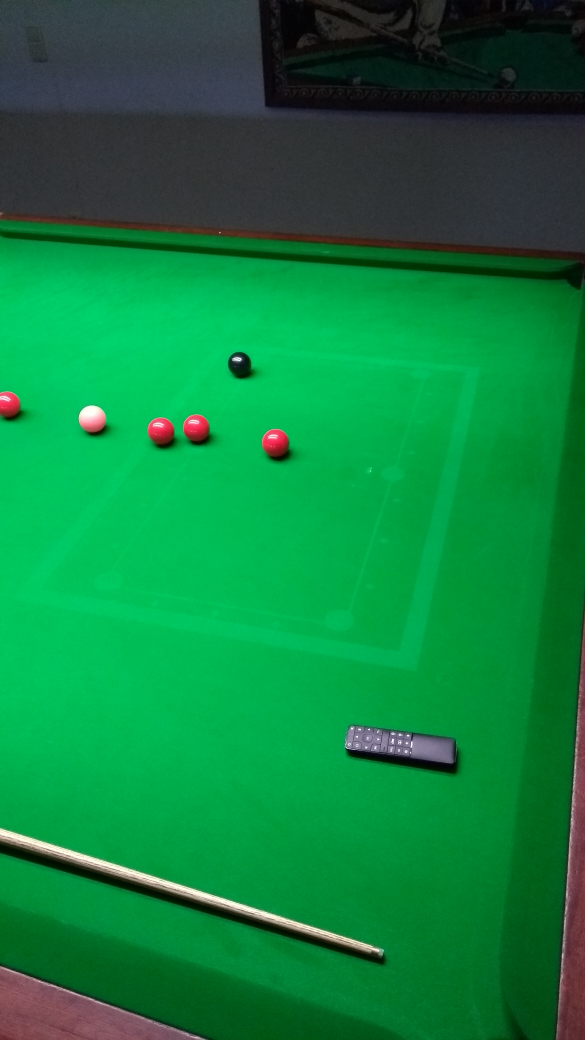
#> input picture software/raspy/resources/beamer_size_on_table.jpg, 2340 x 4160 px (shown at 1/4 size)
$ python -i detect.py   (imports and definitions only)   (older library calls are emulated)
#> lines starting #> are read from the running program, lines starting #| are printed output that depends on the picture; after the words box and inside, x2 and y2 are one past the last pixel; in counts of white or black regions, pixels touching at a corner belong together
import os
import cv2
import numpy as np

from classes.ball import Ball


class Detect:

    x_scale = 0
    y_scale = 0

    def __init__(self):
        pass

    # [17 lines left out: functions mouse_callback, remove_background, not called in this run]

    def nothing(*x):
        pass

    def main(self, filename):
#> called with filename = 'resources/beamer_size_on_table.jpg'
        cv2.namedWindow('out', cv2.WINDOW_NORMAL)
        cv2.namedWindow('hsv_mask', cv2.WINDOW_NORMAL)
        cv2.namedWindow('hsv')
        cv2.namedWindow('src')
        win_size = (800, 450)
        cv2.createTrackbar('grad_val', 'out', 27, 255, self.nothing)
        cv2.createTrackbar('acc_thr', 'out', 48, 255, self.nothing)
        cv2.createTrackbar('min_dist', 'out', 28, 255, self.nothing)
        cv2.createTrackbar('dp', 'out', 2, 255, self.nothing)
        cv2.createTrackbar('min_radius', 'out', 11, 255, self.nothing)
        cv2.createTrackbar('max_radius', 'out', 19, 255, self.nothing)
        cv2.createTrackbar('h_lower', 'hsv_mask', 0, 255, self.nothing)
#> slider 'h_lower' is set to 51
        cv2.createTrackbar('s_lower', 'hsv_mask', 0, 255, self.nothing)
#> slider 's_lower' is set to 51
        cv2.createTrackbar('v_lower', 'hsv_mask', 0, 255, self.nothing)
#> slider 'v_lower' is set to 51
        cv2.createTrackbar('h_upper', 'hsv_mask', 255, 255, self.nothing)
        cv2.createTrackbar('s_upper', 'hsv_mask', 255, 255, self.nothing)
        cv2.createTrackbar('v_upper', 'hsv_mask', 255, 255, self.nothing)
        src = cv2.imread(filename)
#> src is the input picture: shape (4160, 2340, 3); mean B, G, R 62.8, 127.5, 15.3
        self.x_scale = src.shape[1] / win_size[0]
#> self.x_scale = 2.92
        self.y_scale = src.shape[0] / win_size[1]
#> self.y_scale = 9.24
        cv2.setMouseCallback('src', self.mouse_callback, src)
        gray = cv2.cvtColor(src, cv2.COLOR_BGR2GRAY)
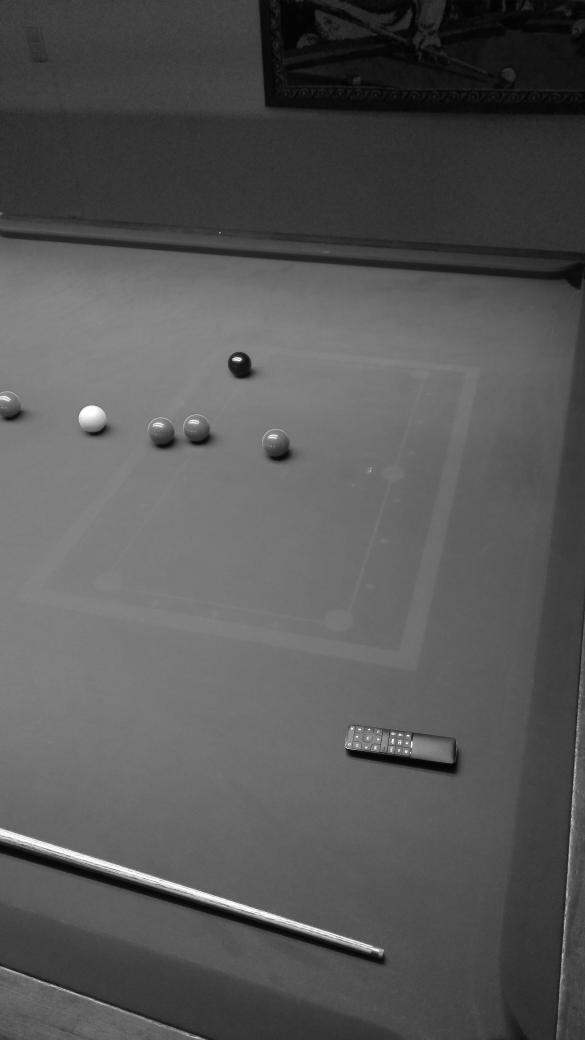
#> gray: shape (4160, 2340) (shown at 1/4 size); min 0, max 254, mean 86.6
        gray = cv2.medianBlur(gray, 5)
        while True:
            hsv = cv2.cvtColor(src, cv2.COLOR_BGR2HSV)
#> hsv: shape (4160, 2340, 3); mean H, S, V 79.6, 202.8, 130.4
            lower = np.array([cv2.getTrackbarPos('h_lower', 'hsv_mask'), cv2.getTrackbarPos('s_lower', 'hsv_mask'),
                              cv2.getTrackbarPos('v_lower', 'hsv_mask')])
            upper = np.array([cv2.getTrackbarPos('h_upper', 'hsv_mask'), cv2.getTrackbarPos('s_upper', 'hsv_mask'),
                              cv2.getTrackbarPos('v_upper', 'hsv_mask')])
            # red: (0,210,21)-(8,255,255)
            # Threshold the HSV image
            # print('lower={} upper={}'.format(lower, upper))
            mask = cv2.inRange(hsv, lower, upper)
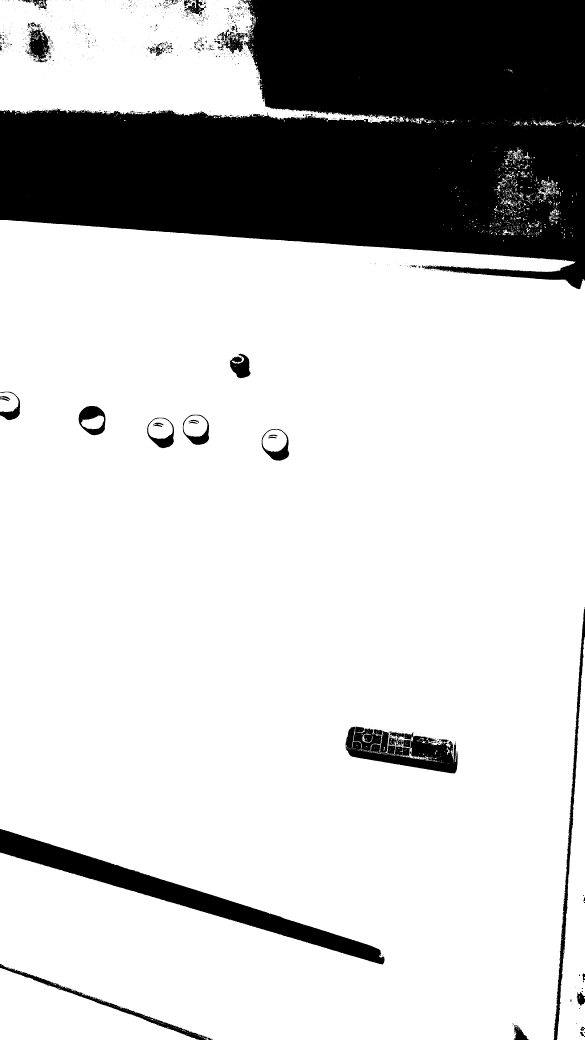
#> mask: shape (4160, 2340) (shown at 1/4 size); 79.1% white; 2094 black regions (1985 under 20 px), largest, box (x1, y1, x2, y2) and area: (0, 0, 2340, 1157) 1782432, (0, 3316, 1538, 3858) 119945, (1381, 2907, 1831, 3094) 45108
            # Bitwise-AND mask and original image
            gray_masked = cv2.bitwise_and(gray, gray, mask=mask)
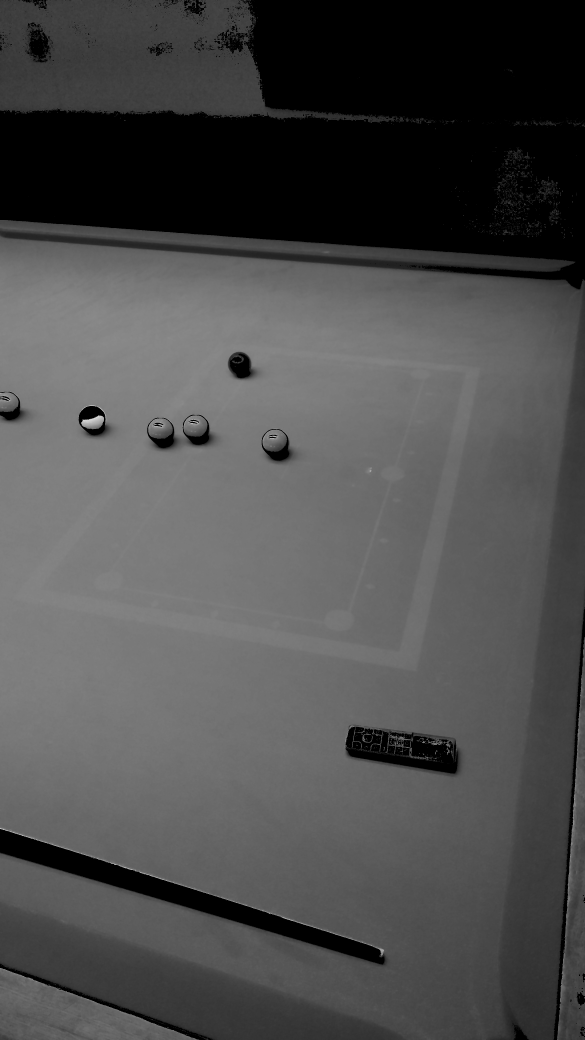
#> gray_masked: shape (4160, 2340) (shown at 1/4 size); min 0, max 242, mean 77.2
            grad_val = max(cv2.getTrackbarPos('grad_val', 'out'), 1)
            acc_thr = max(cv2.getTrackbarPos('acc_thr', 'out'), 1)
            dp = max(cv2.getTrackbarPos('dp', 'out'), 1)
            min_dist = max(cv2.getTrackbarPos('min_dist', 'out'), 1)
            min_radius = cv2.getTrackbarPos('min_radius', 'out')
            max_radius = cv2.getTrackbarPos('max_radius', 'out')
#> (the run stopped early here; a loop or call above may not have finished)
